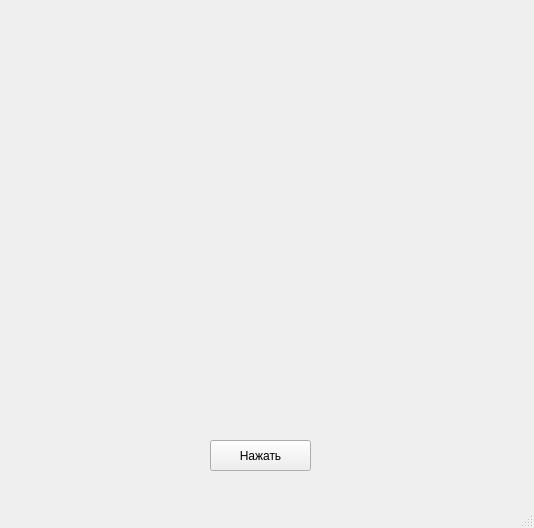
<?xml version="1.0" encoding="UTF-8"?>
<ui version="4.0">
 <class>MainWindow</class>
 <widget class="QMainWindow" name="MainWindow">
  <property name="geometry">
   <rect>
    <x>0</x>
    <y>0</y>
    <width>534</width>
    <height>528</height>
   </rect>
  </property>
  <property name="windowTitle">
   <string>MainWindow</string>
  </property>
  <widget class="QWidget" name="centralwidget">
   <widget class="QPushButton" name="pushButton">
    <property name="geometry">
     <rect>
      <x>210</x>
      <y>440</y>
      <width>101</width>
      <height>31</height>
     </rect>
    </property>
    <property name="text">
     <string>Нажать</string>
    </property>
   </widget>
  </widget>
  <widget class="QMenuBar" name="menubar">
   <property name="geometry">
    <rect>
     <x>0</x>
     <y>0</y>
     <width>534</width>
     <height>26</height>
    </rect>
   </property>
  </widget>
  <widget class="QStatusBar" name="statusbar"/>
 </widget>
 <resources/>
 <connections/>
</ui>
